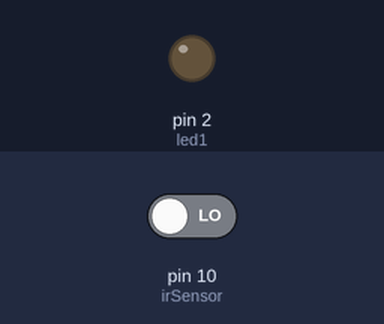
This sketch was run on a simulated Arduino Uno, built with avr-gcc and run on an emulated ATmega328P. On the bench: output pins drawn as LEDs (lit = HIGH). The inputs (shaded band) are chosen by the test bench; at power-on: pin 10 (irSensor) LOW.

Above: at 1.2 s.
1.3 s: pin 10 (irSensor) driven HIGH
At 2.7 s:
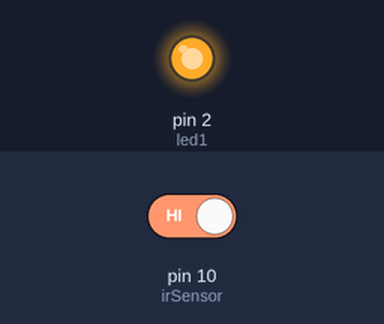
4.3 s: pin 10 (irSensor) driven LOW
At 5.4 s:
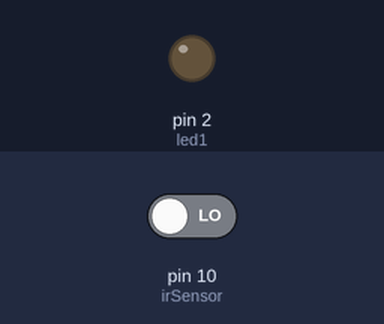
Timing chart, 0 to 7.3 s (numbered marks = the images above; inputs shaded):
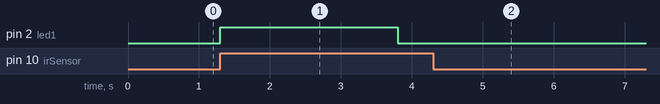

Measured:
- after the input at 1.3 s, pin 2 (led1): LOW → HIGH at once, → LOW 2.5 s later
- after the input at 4.3 s, pin 2 (led1): stops changing and stays LOW

The sketch:

triggerWeld.ino
```cpp
int led1 = 2;
int irSensor = 10;

void triggerWeld(int ledPin) {
  digitalWrite(ledPin,HIGH);
  delay(2500);

  digitalWrite(ledPin, LOW);
  delay(1000);
}

void setup() {
  // put your setup code here, to run once:
  pinMode(led1,OUTPUT);
  pinMode(irSensor, INPUT);
}

void loop() {
  // put your main code here, to run repeatedly:

  if (digitalRead(irSensor) == HIGH) {
    triggerWeld(led1);
  }

  if (digitalRead(irSensor) == LOW) {

  }


}
```
